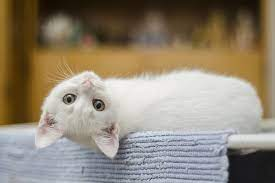
#> input picture CursoOpenCV/Cats/Cat3.jfif, 275 x 183 px
$ python smoothing.py
#> lines starting #> are read from the running program, lines starting #| are printed output that depends on the picture
import cv2 as cv

img = cv.imread('Cats/Cat3.jfif')
#> img is the input picture: shape (183, 275, 3); mean B, G, R 116.6, 133.3, 144.3
cv.imshow('Cats', img)

# Methods of blurring

# 1. Averaging Blur
average = cv.blur(img, (9,9))
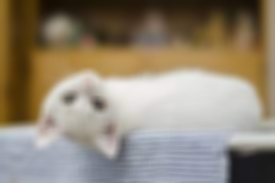
#> average: shape (183, 275, 3); mean B, G, R 116.6, 133.3, 144.3
cv.imshow('Average', average)

# 2. Gaussian Blur
gauss = cv.GaussianBlur(img, (9,9), 0)
cv.imshow('Gaussian', gauss)

# 3. Median Blur -> good for noise
median = cv.medianBlur(img, 9)
cv.imshow('Median', median)

# 4. Bilateral Blurring
bilat = cv.bilateralFilter(img, 10, 35, 25)
cv.imshow('Bilateral', bilat)

cv.waitKey(0)

$ run again, with CursoOpenCV/Cats/Cat1.jfif copied over CursoOpenCV/Cats/Cat3.jfif
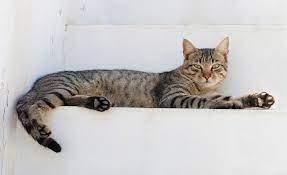
#> input picture CursoOpenCV/Cats/Cat1.jfif, 287 x 175 px
#> img is the input picture: shape (175, 287, 3); mean B, G, R 193.8, 194.1, 196.5
#> `gauss = cv.GaussianBlur(img, (9,9), 0)`:
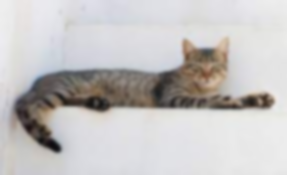
#> gauss: shape (175, 287, 3); mean B, G, R 193.8, 194.1, 196.5
#> `median = cv.medianBlur(img, 9)`:
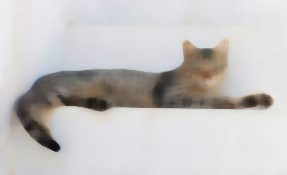
#> median: shape (175, 287, 3); mean B, G, R 195, 195.4, 197.9

$ run again, with CursoOpenCV/Cats/Cat2.jfif copied over CursoOpenCV/Cats/Cat3.jfif
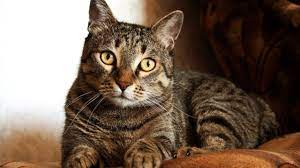
#> input picture CursoOpenCV/Cats/Cat2.jfif, 300 x 168 px
#> img is the input picture: shape (168, 300, 3); mean B, G, R 84, 98.4, 117.7
#> `gauss = cv.GaussianBlur(img, (9,9), 0)`:
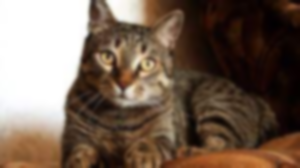
#> gauss: shape (168, 300, 3); mean B, G, R 84, 98.4, 117.7
#> `median = cv.medianBlur(img, 9)`:
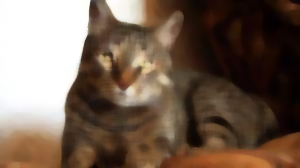
#> median: shape (168, 300, 3); mean B, G, R 83.3, 97.9, 117.4

$ run again, with CursoOpenCV/Cats/Cat4.jfif copied over CursoOpenCV/Cats/Cat3.jfif
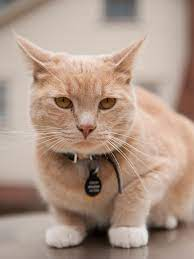
#> input picture CursoOpenCV/Cats/Cat4.jfif, 194 x 259 px
#> img is the input picture: shape (259, 194, 3); mean B, G, R 135.5, 150.2, 173.8
#> `average = cv.blur(img, (9,9))`:
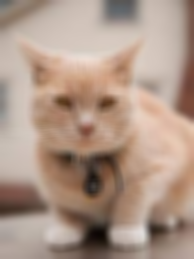
#> average: shape (259, 194, 3); mean B, G, R 135.5, 150.2, 173.8
